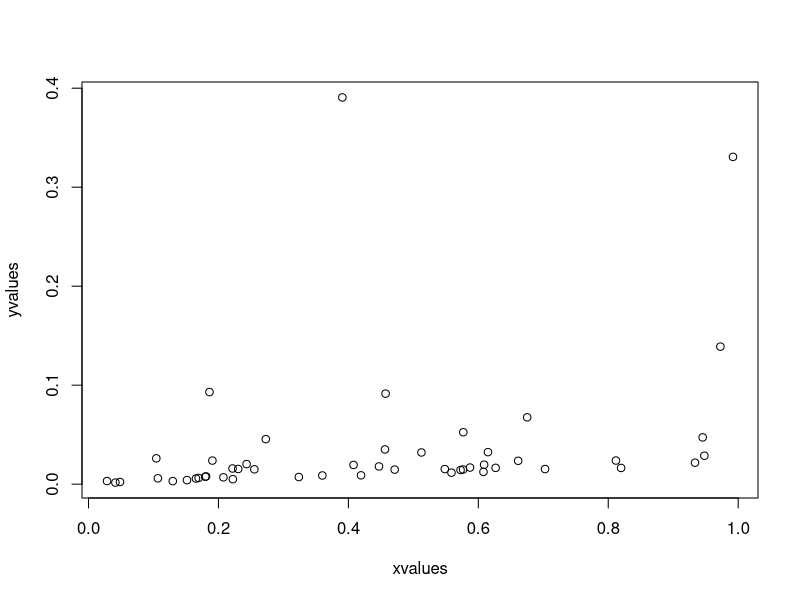
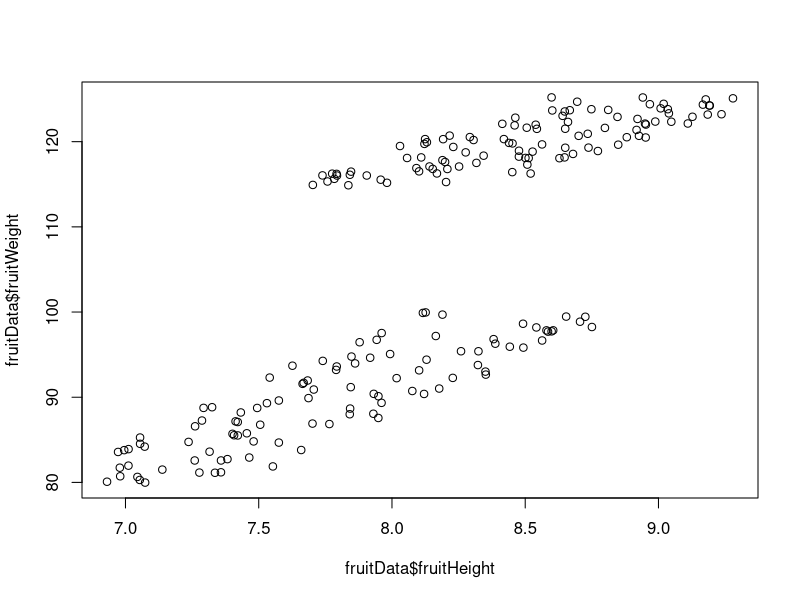
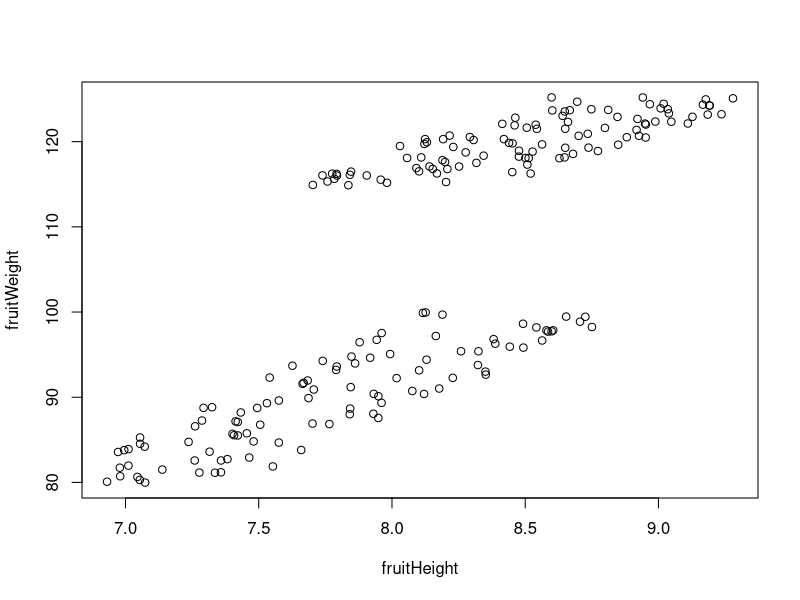
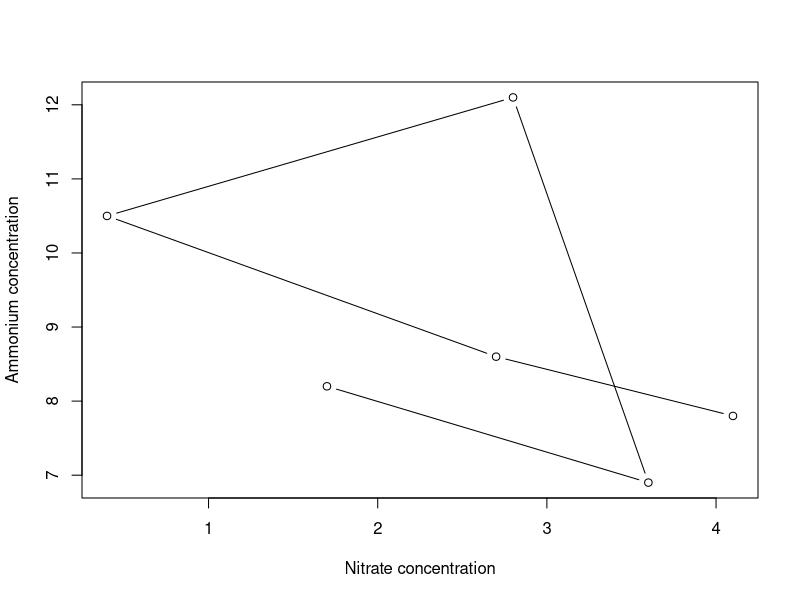
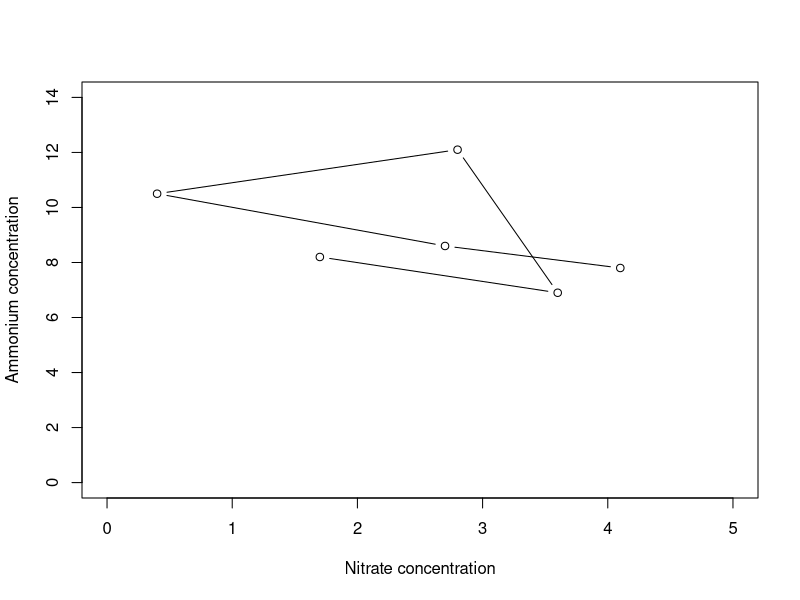
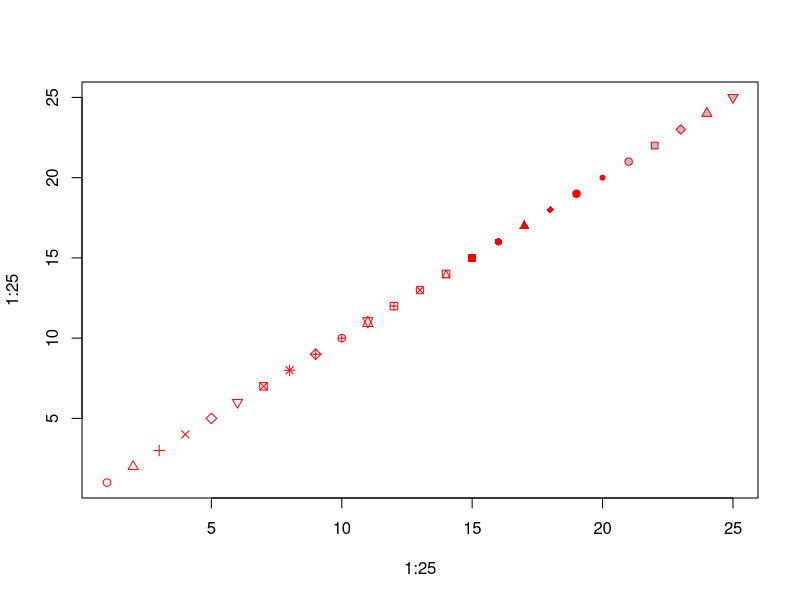
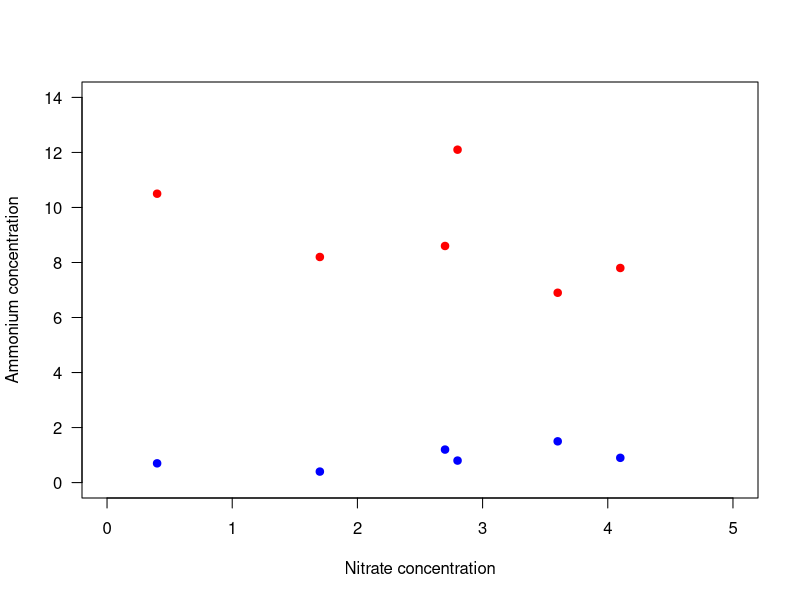
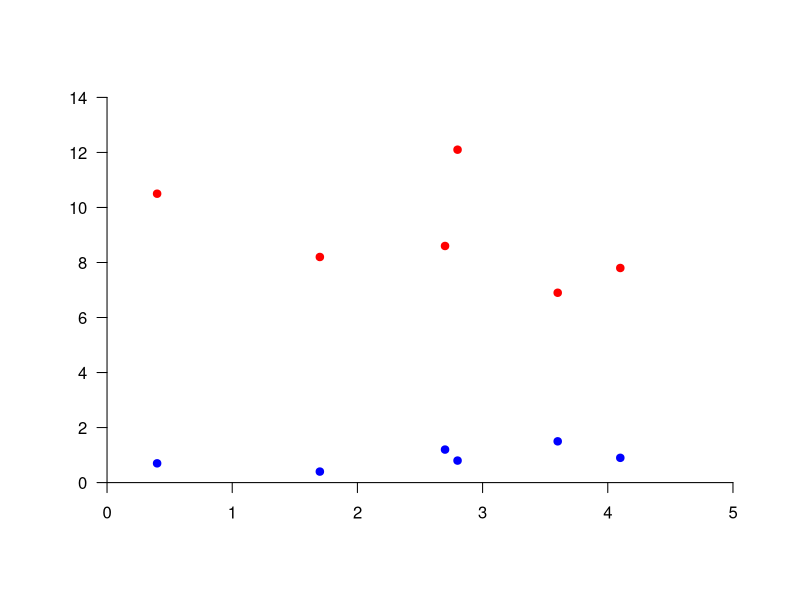

R code for these plots, in order: (Note: this script raises an error after producing the figures.)
## ---- chunk 1

# To output plots as .png figures, run this.

knitr::opts_chunk$set(
  fig.path = "Images/BasePlotImages/"
)
## ---- chunk 2
## Load packages that would theoretically have been loaded during previous lessons, to allow for functioning as a standalone script
library("dplyr")
library("tidyr")
## Read in data used in my previous dplyr lessons
nutrients <- read.csv(file="../Data/Experiment_nutrients.csv")
## ---- chunk 3
# Create a vector of 50 random numbers
	xvalues <- runif(50)
# Create a vector of 50 lower numbers 
	yvalues <- xvalues/c(1:50)

# Plot these vectors against each other
	plot(xvalues, yvalues)
## ---- chunk 4
# Read in data
	fruitData <- read.csv(file="../Data/fruitData.csv")

# Take a look at the data frame structure
	str(fruitData) 
## ---- chunk 5
# Plot fruit height and weight
	plot(fruitData$fruitHeight, fruitData$fruitWeight)
## ---- chunk 6
plot(fruitWeight ~ fruitHeight, data=fruitData)
## ---- chunk 7
plot(Ammonium ~ Nitrate, data=nutrients, type="b"
		 , xlab="Nitrate concentration", ylab="Ammonium concentration")
## ---- chunk 8
plot(Ammonium ~ Nitrate, data=nutrients, type="b", xlim=c(0,5), ylim=c(0, 14)
		 , xlab="Nitrate concentration", ylab="Ammonium concentration")
## ---- chunk 9
plot(1:25, 1:25, pch=1:25, col="red", bg="gray")
## ---- chunk 10
plot(Ammonium ~ Nitrate, data=nutrients, pch=19, col="red", xlim=c(0,5), ylim=c(0, 14)
		 , xlab="Nitrate concentration", ylab="Ammonium concentration", las=1)
points(Nitrite ~ Nitrate, data=nutrients, pch=19, col="blue")
## ---- chunk 11
plot(1, 1, xlim=c(0,5), ylim=c(0, 14), type="n", ann=FALSE, axes=FALSE)  # Make empty plot
  axis(side=1, line=1, pos=0, las=1)  # Add x-axis
  axis(side=2, line=1, pos=0, las=1)  # Add y-axis
  points(Ammonium ~ Nitrate, data=nutrients, pch=19, col="red")  # Add ammonium points
  points(Nitrite ~ Nitrate, data=nutrients, pch=19, col="blue")  # Add nitrite points
## ---- chunk 12
plot(100, 100, xlim=c(0,5), ylim=c(0, 14), xlab="", ylab="", axes=FALSE)  
  axis(1, pos=0, las=1)
    mtext(text=expression("Nitrate concentration ("*mu*"mol L"^"-1"*")"), side=1
    			, line=2)  # Label x-axis
  axis(2, pos=0, las=1)  
    mtext(text=expression("Concentration ("*mu*"mol L"^"-1"*")"), side=2
    			, line=2)  # Label y-axis
  points(Ammonium ~ Nitrate, data=nutrients, pch=19, col="red")
  points(Nitrite ~ Nitrate, data=nutrients, pch=19, col="blue")
## ---- chunk 13
plot(100, 100, xlim=c(0,5), ylim=c(0, 14), xlab="", ylab="", axes=FALSE)  # Make empty plot
  axis(1, pos=0, las=1)
    mtext(text=expression("Nitrate concentration ("*mu*"mol L"^"-1"*")"), side=1, line=2) 
  axis(2, pos=0, las=1) 
    mtext(text=expression("Concentration ("*mu*"mol L"^"-1"*")"), side=2, line=2) 
  points(Ammonium ~ Nitrate, data=nutrients, pch=19, col="red")    
  points(Nitrite ~ Nitrate, data=nutrients, pch=19, col="blue")  
  legend(x=0.1, y=14, legend=c("Ammonium", "Nitrate"), pch=19, col=c("red","blue"))  # Add legend
## ---- chunk 14
plot(100, 100, xlim=c(0,5), ylim=c(0, 14), xlab="", ylab="", axes=FALSE)
  axis(1, pos=0, las=1)
    mtext(text=expression("Nitrate concentration ("*mu*"mol L"^"-1"*")"), side=1, line=2) 
  axis(2, pos=0, las=1) 
    mtext(text=expression("Concentration ("*mu*"mol L"^"-1"*")"), side=2, line=2) 
  text(Ammonium ~ Nitrate, data=nutrients, labels=Replicate, col="red")  # Add text instead of points
  text(Nitrite ~ Nitrate, data=nutrients, labels=Replicate, col="blue")  # Add text instead of points 
  legend(x=0.1, y=14, legend=c("Ammonium", "Nitrate"), pch=21, col=c("red","blue")) 
## ---- chunk 15
nutrients_mean <- nutrients %>% 
  group_by(Treatment) %>% 
  summarize(Ammonium=mean(Ammonium), Nitrate=mean(Nitrate), Nitrite=mean(Nitrite))
nutrients_mean
## ---- chunk 16
barplot(nutrients_mean %>%
          select(Ammonium, Nitrate, Nitrite) %>%
          as.matrix() 
				, las=1, ylab="Concentration")
## ---- chunk 17
barplot(nutrients_mean %>%
          select(Ammonium, Nitrate, Nitrite) %>%
          as.matrix() 
        , beside=TRUE, space=c(0.1,1), ylim=c(0,10), las=1, ylab="Concentration")
## ---- chunk 18
barplot(nutrients_mean %>%
          select(Ammonium, Nitrate, Nitrite) %>%
          as.matrix() 
        , beside=TRUE, space=c(0.1,1), ylim=c(0,10), las=1, ylab="Concentration")
legend("topright", pch=22, col="black", pt.bg=gray.colors(2), legend=c("Treatment 1", "Treatment 2"))
## ---- chunk 19
knitr::include_graphics("Images/Nutrients.png")
